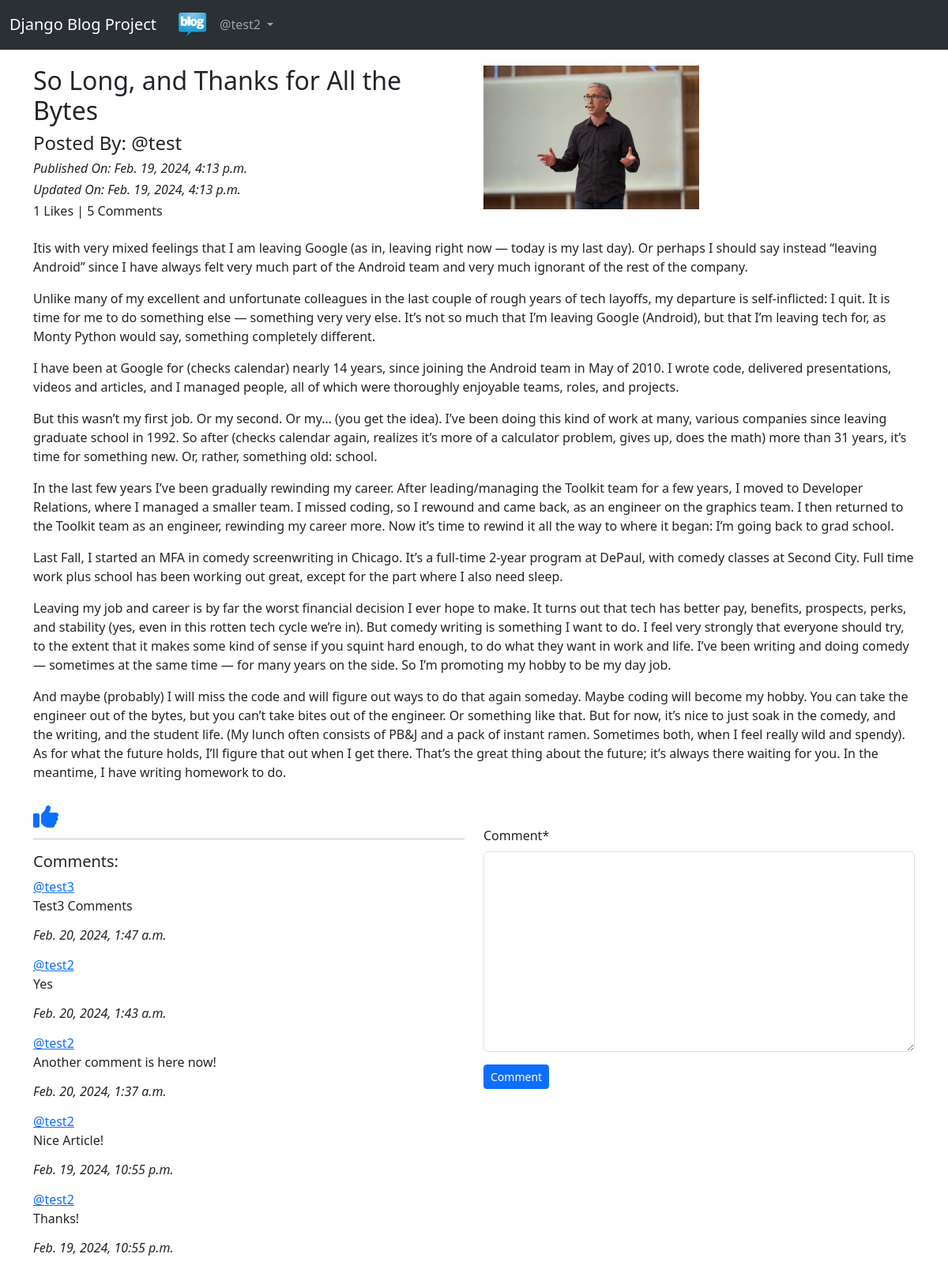
Page /blog/details/So-Long,-and-Thanks-for-All-the-Bytes-98142b3b-0908-4cc3-94b0-a46a5c1e7ad8/ (signed in) on the committed database.
### app_blog/models.py (models this page shows, shortened)
class Blog(models.Model):
    author = models.ForeignKey(User, on_delete=models.CASCADE, related_name='post_author')
    blog_title = models.CharField(max_length=264, verbose_name='Put a Title')
    slug = models.SlugField(max_length=264, unique=True)
    blog_content = models.TextField(verbose_name="What is on your mind")
    blog_image = models.ImageField(upload_to='blog_images', verbose_name="Image")
    publish_date = models.DateTimeField(auto_now_add=True)
    update_date = models.DateTimeField(auto_now=True)
    class Meta:
        ordering = ('-publish_date',)

class Comment(models.Model):
    blog = models.ForeignKey(Blog, on_delete=models.CASCADE, related_name='blog_comment')
    user = models.ForeignKey(User, on_delete=models.CASCADE, related_name='user_comment')
    comment = models.TextField()
    comment_date = models.DateTimeField(auto_now_add=True)
    class Meta:
        ordering = ['-comment_date']        # both tuple and list is accepted as ordering

### app_blog/views.py (the view, shortened to what this page needs)
# urls.py: path('details/<slug>/', views.blog_details, name='blog_details'),
@login_required
def blog_details(request, slug):
    blog = Blog.objects.get(slug=slug)
    already_liked = Like.objects.filter(blog=blog, user=request.user)
    if already_liked:
        liked = True
    else:
        liked = False
    comment_form = CommentForm()
    return render(request, 'app_blog/blog_details.html', context={'blog':blog, 'comment_form':comment_form, 'liked':liked })

### app_blog/forms.py
class CommentForm(forms.ModelForm):
    class Meta:
        model = Comment
        fields = ('comment',)

### templates/app_blog/blog_details.html (shortened to what this page needs)
{% extends "base.html" %}
{% load crispy_forms_tags %}
{% block body_block %}
<div class="row">
    <div class="col-sm-6">
        <h2>{{ blog.blog_title }}</h2>
        <h4>Posted By: @{{ blog.author }}</h4>
        <i><h6>Published On: {{ blog.publish_date }}</h6></i>
        <i><h6>Updated On: {{ blog.update_date }}</h6></i>
        <h6>{{ blog.liked_blog.count }} Likes | {{ blog.blog_comment.count }} Comments</h6>
    </div>
    <div class="col-sm-6">
        <img src="/media/{{ blog.blog_image }}" width="50%">
    </div>
    <p>{{ blog.blog_content|linebreaks }}</p>
</div>
{% if not liked %}
<a href="{% url 'app_blog:liked_post' pk=blog.pk %}">
    <i class="fa-solid fa-thumbs-up fa-2xl"></i>
</a>
{% else %}
<a href="{% url 'app_blog:unliked_post' pk=blog.pk %}">
    <i class="fa-solid fa-thumbs-down fa-2xl"></i>
</a>
{% endif %}
<div class="row">
    <div class="col-sm-6">
        <hr>
        <h5>Comments: </h5>
        {% for comment in blog.blog_comment.all %}
        <p>
            <a href="#">@{{ comment.user }}</a>
            <br>
            {{ comment.comment }}
            <br>
            <h6><i>{{ comment.comment_date }}</i></h6>
        </p>
        {% endfor %}
    </div>
    <div class="col-sm-6">
        <form method="POST">
            {{ comment_form|crispy }}
            <button type="submit" class="btn btn-primary btn-sm">Comment</button>
        </form>
    </div>
</div>
{% endblock %}

### templates/base.html (shortened to what this page needs)
<!DOCTYPE html>
<html lang="en">
<head>
    <link href="https://cdn.jsdelivr.net/npm/bootstrap@5.3.1/dist/css/bootstrap.min.css" rel="stylesheet"
>
</head>
<body>
    <nav class="navbar navbar-expand-lg bg-body-tertiary" data-bs-theme="dark">
        <div class="container-fluid">
          <a class="navbar-brand" href="#">Django Blog Project</a>
          <div class="collapse navbar-collapse" id="navbarText">
            <ul class="navbar-nav me-auto mb-2 mb-lg-0">
              <li class="nav-item active">
                <a class="nav-link" aria-current="page" href="{% url 'index' %}"><img src="/media/logo-home.jpg" width="40px"></a>
              </li>
            {% if user.is_authenticated %}
              <div class="collapse navbar-collapse" id="navbarNavDarkDropdown">
                <ul class="navbar-nav">
                  <li class="nav-item dropdown">
                    <a class="nav-link dropdown-toggle" href="#" id="navbarDarkDropdownMenuLink" role="button" data-bs-toggle="dropdown" aria-expanded="false">
                      @{{ user.username}}
                    </a>
                  </li>
                </ul>
              </div>
            {% endif %}
            </ul>
          </div>
        </div>
    </nav>
<div class="container" style="padding-top: 20px">
  {% block body_block %}
  {% endblock %}
</div>
</body>
</html>

### rows in the picture
Blog: blog_title "So Long, and Thanks for All the Bytes", author "test", publish_date "Feb. 19, 2024, 4:13 p.m.", update_date "Feb. 19, 2024, 4:13 p.m.", liked_blog.count "1", blog_comment.count "5", blog_image (picture), blog_content "Itis with very mixed feelings that I am leaving Google (as in, leaving right now — today is my last day). Or perhaps I should say instead “leaving Android” since I have always felt very much part of the Android team and very much ignorant of the rest of the company. Unlike many of my excellent and unfortunate colleagues in the last couple of rough years of tech layoffs, my departure is self-inflicted: I quit. It is time for me to do something else — something very very else. It’s not so much that I’m leaving Google (Android), but that I’m leaving tech for, as Monty Python would say, something completely different. I have been at Google for (checks calendar) nearly 14 years, since joining…"
Comment: user "test3", comment "Test3 Comments", comment_date "Feb. 20, 2024, 1:47 a.m."
Comment: user "test2", comment "Yes", comment_date "Feb. 20, 2024, 1:43 a.m."
Comment: user "test2", comment "Another comment is here now!", comment_date "Feb. 20, 2024, 1:37 a.m."
Comment: user "test2", comment "Nice Article!", comment_date "Feb. 19, 2024, 10:55 p.m."
Comment: user "test2", comment "Thanks!", comment_date "Feb. 19, 2024, 10:55 p.m."

### other values in the picture
{{ user.username }} "test2"
